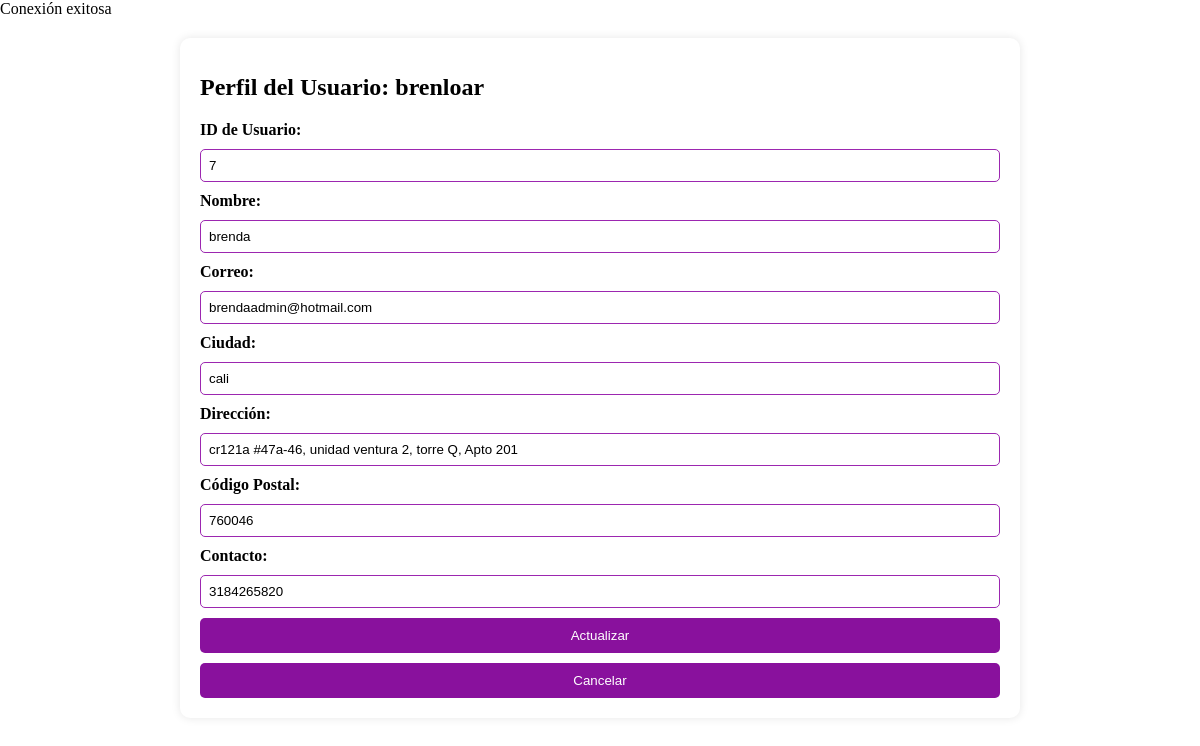
The app's page /Modulos/perfil.php (signed in), older data.
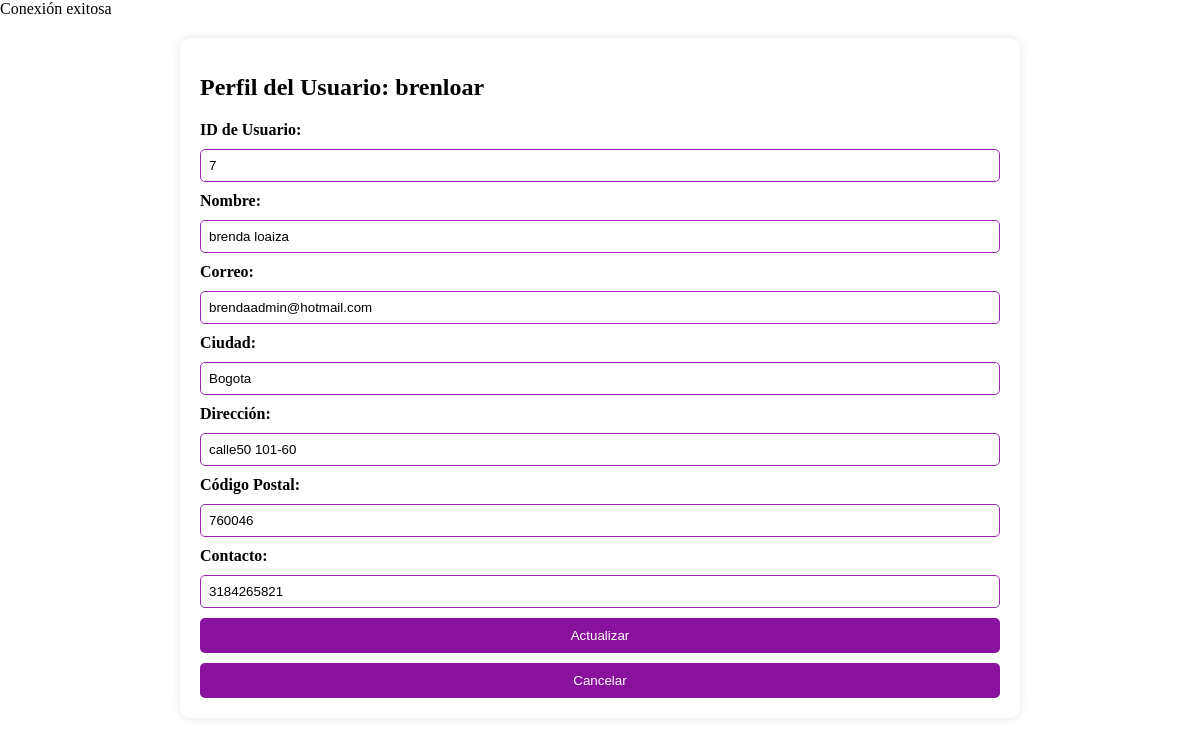
The same page, newer data.
### tables this page shows
CREATE TABLE `usuarios` (
  `id_usuario` int(11) NOT NULL,
  `nombre` varchar(100) DEFAULT NULL,
  `correo` varchar(100) DEFAULT NULL,
  `ciudad` varchar(100) DEFAULT NULL,
  `direccion` text DEFAULT NULL,
  `codpostal` varchar(100) DEFAULT NULL,
  `contacto` varchar(100) DEFAULT NULL,
  `usuario` varchar(100) DEFAULT NULL,
  `contrasena` varchar(100) DEFAULT NULL
);

### Modulos/perfil.php (the view, shortened to what this page needs)
<!DOCTYPE html>
<html lang="es">
<head>
</head>
<body>
    <?php
    require_once 'In/db_connection.php';
    if (isset($_SESSION['loggedin']) && $_SESSION['loggedin'] === true) {
        $usuario = $_SESSION['usuario'];
        $sql = "SELECT * FROM usuarios WHERE usuario = '$usuario'";
        $result = $conn->query($sql);
        if ($result->num_rows == 1) {
            $row = $result->fetch_assoc();
    ?>
            <div class="container">
            <h1>Perfil del Usuario: <?php echo $usuario; ?></h1>
                <form action="<?php echo htmlspecialchars($_SERVER["PHP_SELF"]); ?>" method="POST">
                    <label for="id_usuario">ID de Usuario:</label>
                    <input type="text" id="id_usuario" name="id_usuario" value="<?php echo $row['id_usuario']; ?>" readonly required>
                    <label for="nombre">Nombre:</label>
                    <input type="text" id="nombre" name="nombre" value="<?php echo $row['nombre']; ?>" required>
                    <label for="correo">Correo:</label>
                    <input type="text" id="correo" name="correo" value="<?php echo $row['correo']; ?>" required>
                    <label for="ciudad">Ciudad:</label>
                    <input type="text" id="ciudad" name="ciudad" value="<?php echo $row['ciudad']; ?>" required>
                    <label for="direccion">Dirección:</label>
                    <input type="text" id="direccion" name="direccion" value="<?php echo $row['direccion']; ?>" required>
                    <label for="codpostal">Código Postal:</label>
                    <input type="text" id="codpostal" name="codpostal" value="<?php echo $row['codpostal']; ?>" required>
                    <label for="contacto">Contacto:</label>
                    <input type="text" id="contacto" name="contacto" value="<?php echo $row['contacto']; ?>" required>
                    <button type="submit">Actualizar</button>
                    <button type="button" onclick="window.location.href='../index.php'">Cancelar</button>
                </form>
            </div>
    <?php
        } else {
            echo '<div class="error">Usuario no encontrado</div>';
        }
    } else {
        header("Location: ../../index.php");
        exit();
    }
    ?>
</body>
</html>

### Modulos/In/db_connection.php
<?php
$servername = "localhost";
$username = "root";
$password = "";
$dbname = "sneakerstore";
$conn = new mysqli($servername, $username, $password, $dbname);
if ($conn->connect_error) {
    die("Error de conexión: " . $conn->connect_error);
} else {
    echo "Conexión exitosa";
}
?>

### Modulos/perfil.php (style rules this page uses)
:root { --primario: #9C27B0; --primarioOscuro: #89119D; --secundario: #FFCE00; --secundarioOscuro: rgb(233, 187, 2); --blanco: #FFF; --negro: #000; --fuente: 'Staatliches', cursive; }
body { font-family: var(--fuente); background-color: var(--blanco); margin: 0; padding: 0; }
.container { max-width: 800px; margin: 20px auto; background-color: var(--blanco); border-radius: 10px; box-shadow: 0 0 10px rgba(0, 0, 0, 0.1); padding: 20px; }
h1 { font-size: 24px; color: var(--negro); margin-bottom: 20px; }
form { display: grid; gap: 10px; }
label { font-weight: bold; }
input[type="text"] { padding: 8px; border: 1px solid var(--primario); border-radius: 5px; }
button[type="submit"] { background-color: var(--primarioOscuro); color: var(--blanco); padding: 10px 20px; border: none; border-radius: 5px; cursor: pointer; }
button[type="button"] { background-color: var(--primarioOscuro); color: var(--blanco); padding: 10px 20px; border: none; border-radius: 5px; cursor: pointer; }

Row changes from the older to the newer data that the page shows:
changed usuarios "brendaadmin@hotmail.com": nombre "brenda" → "brenda loaiza"; ciudad "cali" → "Bogota"; direccion "cr121a #47a-46, unidad ventura 2, torre Q, Apto 201" → "calle50 101-60"; contacto "3184265820" → "3184265821"
